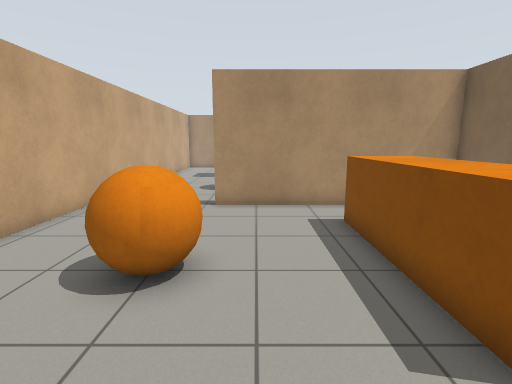
View 1 (above)

17 first-person views from a walk through a robot-simulator world made for Gazebo. The camera is 1.2 m above the floor, tilts 10° down and sees 85° across. The floor is counted in squares, 0.5 m on a side. Each view is taken from the middle of a square. On the plan, view 1 faces up. The plan holds only what a view shows up to about 18 squares ahead; the rest is blank. Robots are left out.

View 2
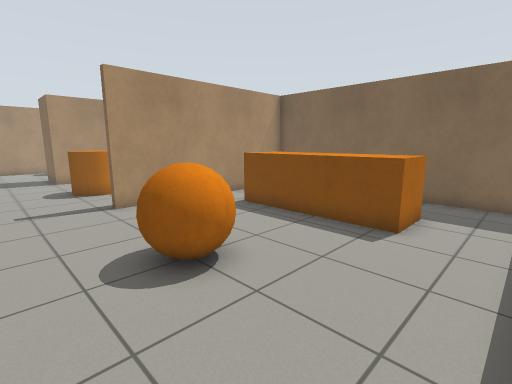

View 3
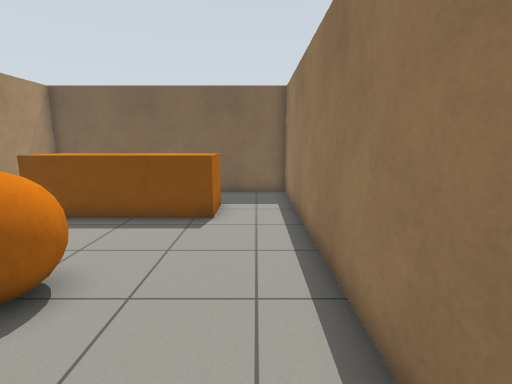

View 4
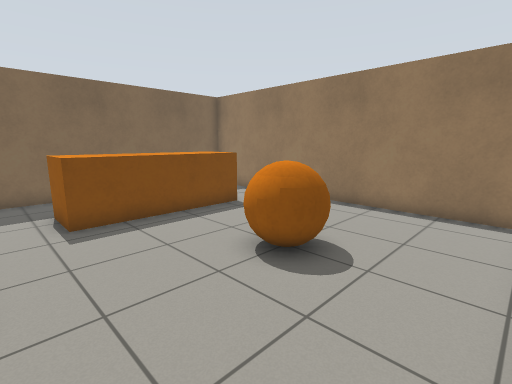

View 5
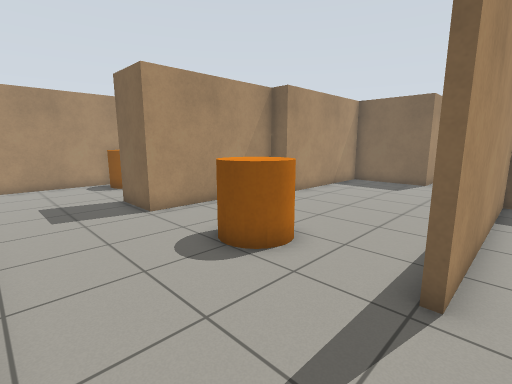

View 6
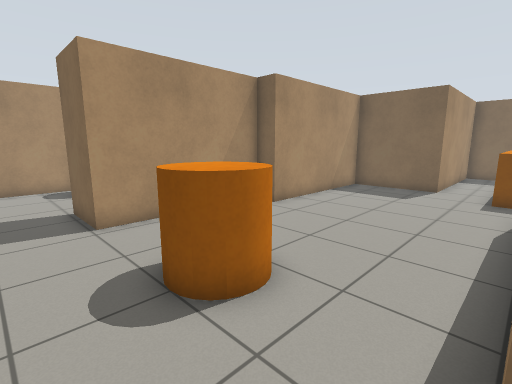

View 7
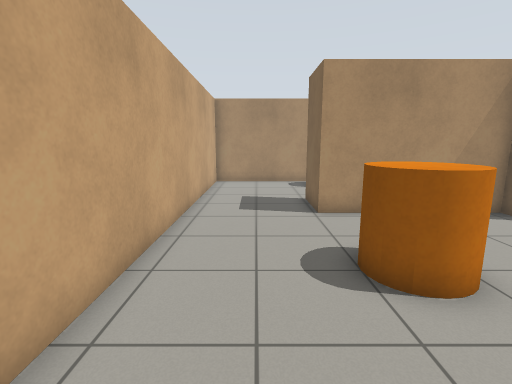

View 8
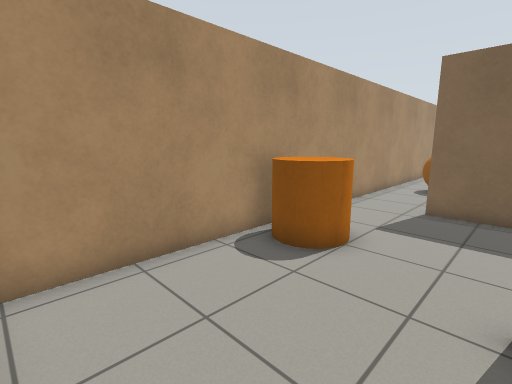

View 9
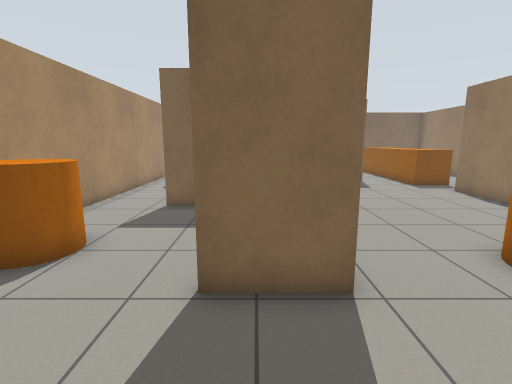

View 10
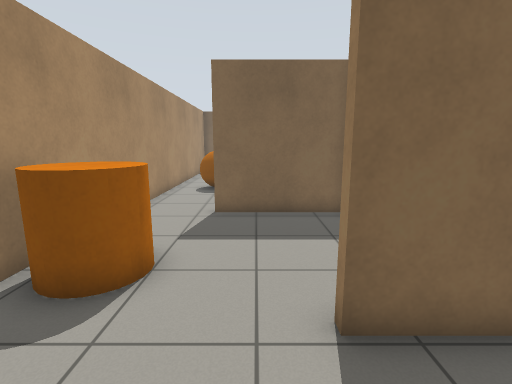

View 11
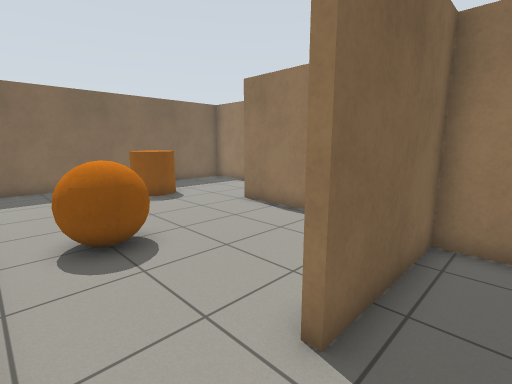

View 12
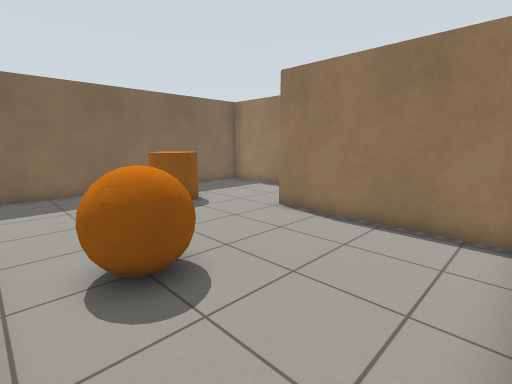

View 13
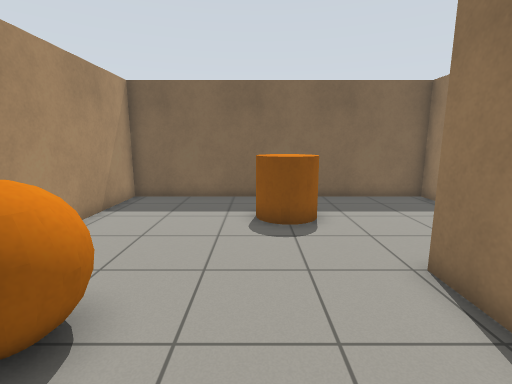

View 14
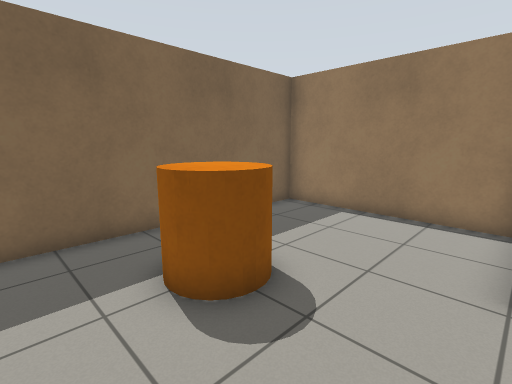

View 15
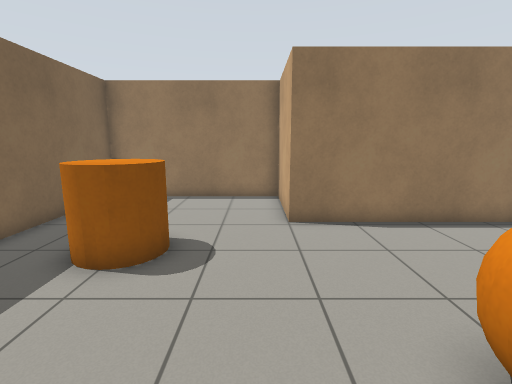

View 16
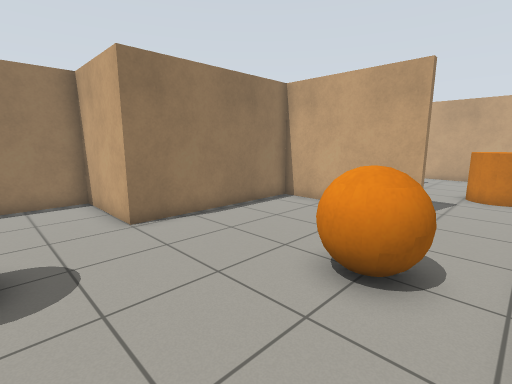

View 17
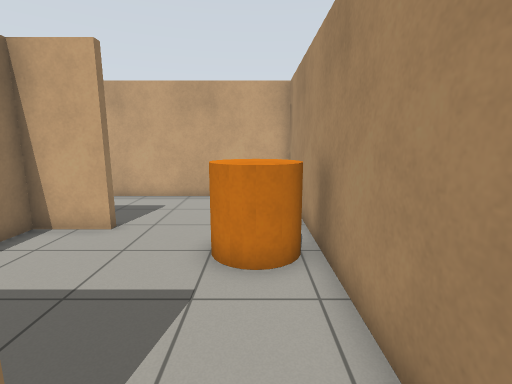

### Floor plan
Ten units are one square. View 1 is at (0, 0); x grows to the right and y downward. Boxes are objects, and circles mark ways between rooms. Rooms are numbered by the first view taken in them; rooms with no view inside come last. Other rooms are left out.
<svg viewBox="-70 -280 269 289">
<path fill="none" stroke="#000" d="M-58 4 76 4 76 -107 -16 -107M-65 -105 -65 -68M47 -110 80 -110M-65 -195 -65 -105M117 -142 117 -184 45 -184 45 -194 -18 -194M-16 -110 0 -110M-15 -220 -15 -197 -5 -197M-18 -194 -18 -220M30 -197 45 -197 45 -244 48 -244M55 -275 -65 -275 -65 -195M48 -244 48 -187 120 -187 120 -145 194 -145 194 -275 55 -275"/>
<rect x="-35" y="-65" width="30" height="30" fill="#bbb"><title>orange ball</title></rect>
<rect x="25" y="-85" width="20" height="60" fill="#bbb"><title>orange box</title></rect>
<rect x="-25" y="-165" width="30" height="30" fill="#bbb"><title>orange cylinder</title></rect>
<rect x="-15" y="-275" width="30" height="30" fill="#bbb"><title>orange cylinder</title></rect>
<rect x="85" y="-265" width="30" height="30" fill="#bbb"><title>orange ball</title></rect>
<rect x="145" y="-225" width="30" height="30" fill="#bbb"><title>orange cylinder</title></rect>
<circle cx="-40" cy="-110" r="3" fill="#2a7"/>
<circle cx="-45" cy="-205" r="3" fill="#2a7"/>
<circle cx="50" cy="-260" r="3" fill="#2a7"/>
<text x="0" y="-50">1</text>
<text x="20" y="-150">2</text>
<text x="-10" y="-240">3</text>
<text x="130" y="-220">4</text>
</svg>
Room 1 opens to room 2. Room 2 opens to room 3. Room 3 opens to room 4.

Where each view was taken, in squares from view 1:
view 1: 0 up, 0 right, facing up
view 2: 0 up, 5 left, facing up-right
view 3: 1 up, 6 left, facing right
view 4: 10 up, 6 left, facing down-right
view 5: 10 up, 6 left, facing up-right
view 6: 11 up, 4 left, facing up-right
view 7: 10 up, 4 left, facing up
view 8: 22 up, 6 left, facing up-right
view 9: 21 up, 6 left, facing right
view 10: 23 up, 5 left, facing right
view 11: 27 up, 3 right, facing down-right
view 12: 27 up, 5 right, facing down-right
view 13: 22 up, 7 right, facing right
view 14: 24 up, 12 right, facing down-right
view 15: 27 up, 13 right, facing down
view 16: 27 up, 15 right, facing down-left
view 17: 26 up, 6 right, facing left
